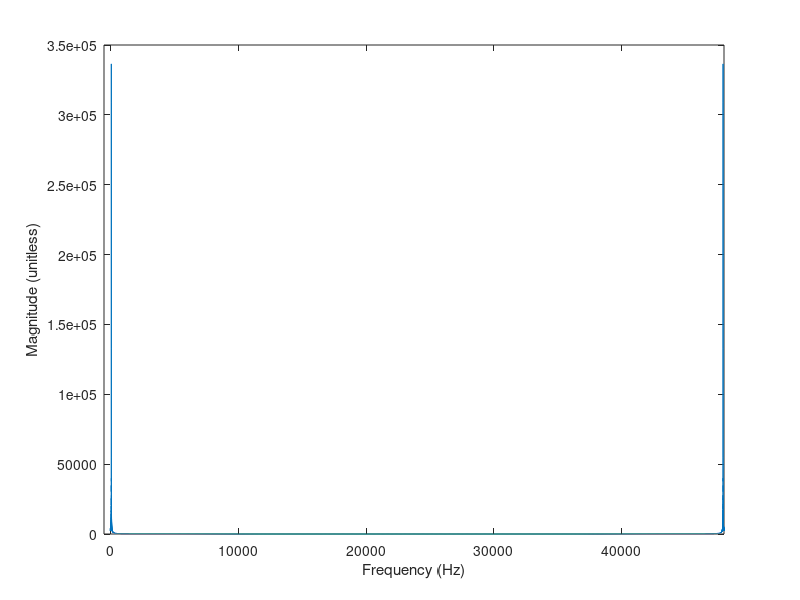

Write the MATLAB code that produced this figure.
%% Frequency Detector
% A model for the Frequency Detector module to be created in Verilog, using
% an Fast Fourier Transform IP from the Vivado IP Catalog

note.E1 = 41.2;
note.A1 = 55;
note.D2 = 73.4;
note.G2 = 98;

fIn = note.D2; % Hz frequency of input sound
inDuration = 0.5; % 0.5 seconds
A = 30; % amplitude of the input sound

fs = 48*1000; % 48 kHz sampling frequency

sampleDuration = 1/fs; % seconds represented by a single sample
numSamples = inDuration * fs;
w1 = 2*pi*fIn;
t = (0:(numSamples-1))*sampleDuration;

inWave1 = A*sin(w1*t);

% % Plot input wave
% figure;
% plot(t, inWave1)
% ylim([-200, 200])

fftBins = fs; % this value can be plotted to see how it affects error
fftOutput = abs(fft(inWave1, fftBins));

fks = (0:(fftBins-1))*fs/fftBins;
% Plot FFT output
figure;
plot(fks, fftOutput)
xlim([-500,fs])
xlabel("Frequency (Hz)")
ylabel("Magnitude (unitless)")

maxValue = 0;
maxIndex = 0;
fOut = -1;

for i = 1:fftBins/2
    if (fftOutput(i) > maxValue)
        maxValue = fftOutput(i);
        fOut = fks(i);
    end
end

fOut

error = abs(fOut - fIn)/fIn *100

